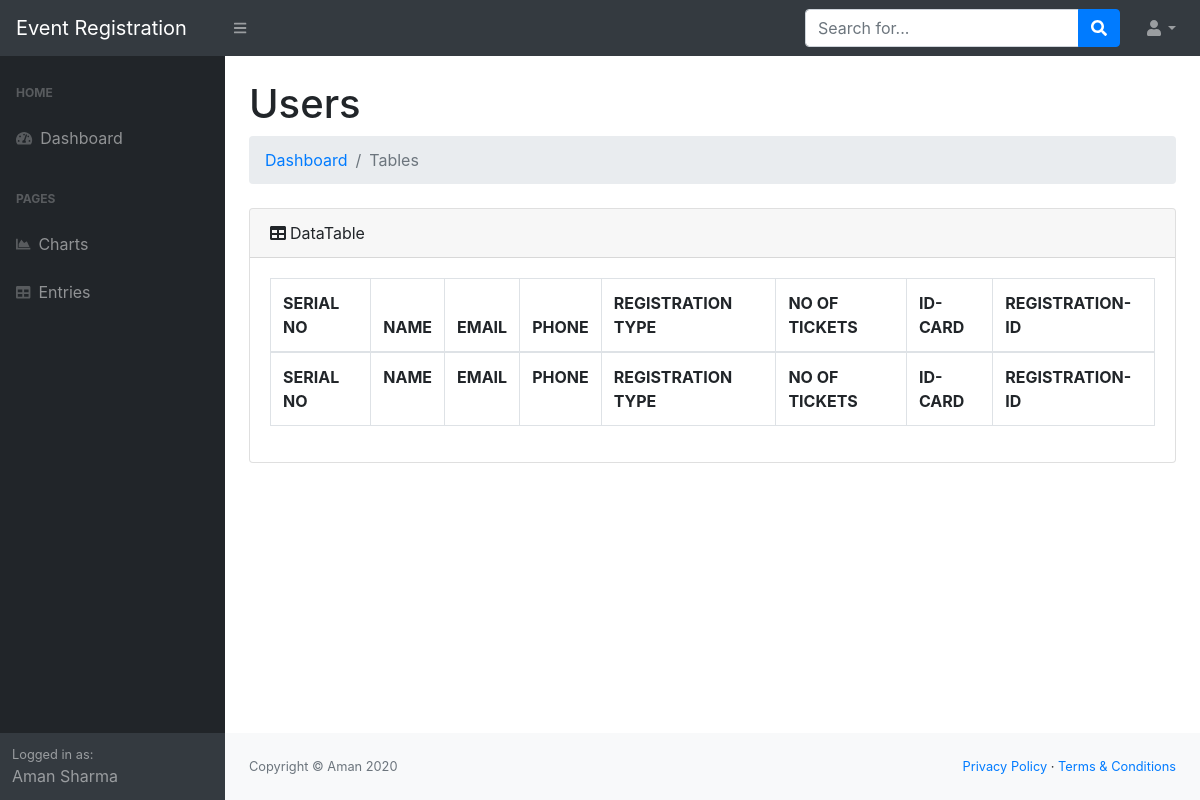
The app's page /admin/tables.php, older data.
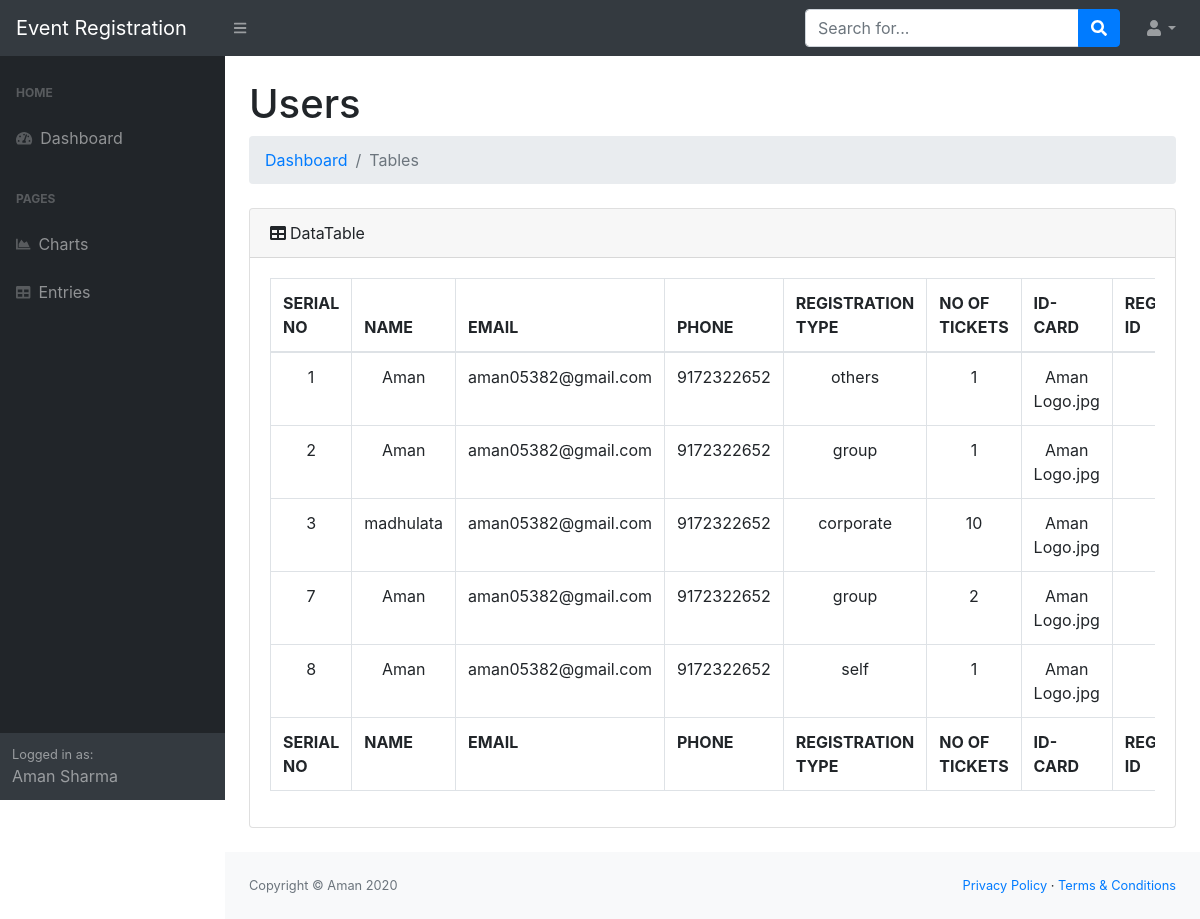
The same page, newer data.
### tables this page shows
CREATE TABLE `participants` (
  `ID` int(11) NOT NULL,
  `FIRST-NAME` varchar(255) NOT NULL,
  `LAST-NAME` varchar(255) NOT NULL,
  `EMAIL` varchar(255) NOT NULL,
  `PHONE` varchar(255) NOT NULL,
  `ID-CARD` varchar(255) NOT NULL,
  `REGISTRATION-TYPE` varchar(255) NOT NULL,
  `NO_OF_TICKETS` varchar(255) NOT NULL,
  `DATE` date NOT NULL DEFAULT current_timestamp(),
  `TIME` time NOT NULL DEFAULT current_timestamp()
);

### admin/tables.php (the view, shortened to what this page needs)
<?php
require('../db.php');
?>
<!DOCTYPE html>
<html lang="en">
<head>
    <link href="css/styles.css" rel="stylesheet" />
    <link href="https://cdn.datatables.net/1.10.20/css/dataTables.bootstrap4.min.css" rel="stylesheet"
 />
</head>
<body class="sb-nav-fixed">
    <nav class="sb-topnav navbar navbar-expand navbar-dark bg-dark">
        <a class="navbar-brand" href="#">Event Registration</a><button class="btn btn-link btn-sm order-1 order-lg-0"
            id="sidebarToggle" href="#"><i class="fas fa-bars"></i></button>
        <form class="d-none d-md-inline-block form-inline ml-auto mr-0 mr-md-3 my-2 my-md-0">
            <div class="input-group">
                <input class="form-control" type="text" placeholder="Search for..." aria-label="Search"
                    aria-describedby="basic-addon2" />
                <div class="input-group-append">
                    <button class="btn btn-primary" type="button"><i class="fas fa-search"></i></button>
                </div>
            </div>
        </form>
        <ul class="navbar-nav ml-auto ml-md-0">
            <li class="nav-item dropdown">
                <a class="nav-link dropdown-toggle" id="userDropdown" href="#" role="button" data-toggle="dropdown"
                    aria-haspopup="true" aria-expanded="false"><i class="fas fa-user fa-fw"></i></a>
            </li>
        </ul>
    </nav>
    <div id="layoutSidenav">
        <div id="layoutSidenav_nav">
            <nav class="sb-sidenav accordion sb-sidenav-dark" id="sidenavAccordion">
                <div class="sb-sidenav-menu">
                    <div class="nav">
                        <div class="sb-sidenav-menu-heading">Home</div>
                        <a class="nav-link" href="index.html">
                            <div class="sb-nav-link-icon"><i class="fas fa-tachometer-alt"></i></div>
                            Dashboard
                        </a>
                        <div class="sb-sidenav-menu-heading">Pages</div>
                        <a class="nav-link" href="charts.html">
                            <div class="sb-nav-link-icon"><i class="fas fa-chart-area"></i></div>
                            Charts
                        </a><a class="nav-link" href="tables.html">
                            <div class="sb-nav-link-icon"><i class="fas fa-table"></i></div>
                            Entries
                        </a>
                    </div>
                </div>
                <div class="sb-sidenav-footer">
                    <div class="small">Logged in as:</div>
                    Aman Sharma
                </div>
            </nav>
        </div>
        <div id="layoutSidenav_content">
            <main>
                <div class="container-fluid">
                    <h1 class="mt-4">Users</h1>
                    <ol class="breadcrumb mb-4">
                        <li class="breadcrumb-item"><a href="index.html">Dashboard</a></li>
                        <li class="breadcrumb-item active">Tables</li>
                    </ol>
                    <div class="card mb-4">
                        <div class="card-header"><i class="fas fa-table mr-1"></i>DataTable</div>
                        <div class="card-body">
                            <div class="table-responsive">
                                <table class="table table-bordered" id="dataTable" width="100%" cellspacing="0">
                                    <thead>
                                        <tr>
                                            <th>SERIAL NO</th>
                                            <th>NAME</th>
                                            <th>EMAIL</th>
                                            <th>PHONE</th>
                                            <th>REGISTRATION TYPE</th>
                                            <th>NO OF TICKETS</th>
                                            <th>ID-CARD</th>
                                            <th>REGISTRATION-ID</th>
                                        </tr>
                                    </thead>
                                    <tfoot>
                                        <tr>
                                            <th>SERIAL NO</th>
                                            <th>NAME</th>
                                            <th>EMAIL</th>
                                            <th>PHONE</th>
                                            <th>REGISTRATION TYPE</th>
                                            <th>NO OF TICKETS</th>
                                            <th>ID-CARD</th>
                                            <th>REGISTRATION-ID</th>
                                        </tr>
                                    </tfoot>
                                    <tbody>
                                        <?php
                                        $select = "SELECT * FROM `participants`";
                                        $run = mysqli_query($conn, $select);
                                        while ($row = mysqli_fetch_array($run)) {
                                            $id = $row['ID'];
                                            $fname = $row['FIRST-NAME'];
                                            $email=$row['EMAIL'];
                                            $phone=$row['PHONE'];
                                            $register=$row['REGISTRATION-TYPE'];
                                            $ticket = $row['NO_OF_TICKETS'];
                                            $card=$row['ID-CARD'];
                                            $regid=$row['REGISTRATION-ID'];
                                        ?>
                                        <tr align="center">
                                            <td><?php echo $id; ?></td>
                                            <td><?php echo $fname; ?></td>
                                            <td><?php echo $email; ?></td>
                                            <td><?php echo $phone; ?></td>
                                            <td><?php echo $register ?></td>
                                            <td><?php echo $ticket; ?></td>
                                            <td><?php echo $card ?></td>
                                            <td><?php echo $regid ?></td>
                                        </tr>
                                        <?php }
                                        ?>
                                    </tbody>
                                </table>
                            </div>
                        </div>
                    </div>
                </div>
            </main>
            <footer class="py-4 bg-light mt-auto">
                <div class="container-fluid">
                    <div class="d-flex align-items-center justify-content-between small">
                        <div class="text-muted">Copyright &copy; Aman 2020</div>
                        <div>
                            <a href="#">Privacy Policy</a>
                            &middot;
                            <a href="#">Terms &amp; Conditions</a>
                        </div>
                    </div>
                </div>
            </footer>
        </div>
    </div>
</body>
</html>

Row changes from the older to the newer data that the page shows:
added participants: ID "1", value "Aman", EMAIL "aman05382@gmail.com", PHONE "9172322652", value "others", NO_OF_TICKETS "1", value "Aman Logo.jpg"
added participants: ID "2", value "Aman", EMAIL "aman05382@gmail.com", PHONE "9172322652", value "group", NO_OF_TICKETS "1", value "Aman Logo.jpg"
added participants: ID "3", value "madhulata", EMAIL "aman05382@gmail.com", PHONE "9172322652", value "corporate", NO_OF_TICKETS "10", value "Aman Logo.jpg"
added participants: ID "7", value "Aman", EMAIL "aman05382@gmail.com", PHONE "9172322652", value "group", NO_OF_TICKETS "2", value "Aman Logo.jpg"
added participants: ID "8", value "Aman", EMAIL "aman05382@gmail.com", PHONE "9172322652", value "self", NO_OF_TICKETS "1", value "Aman Logo.jpg"
